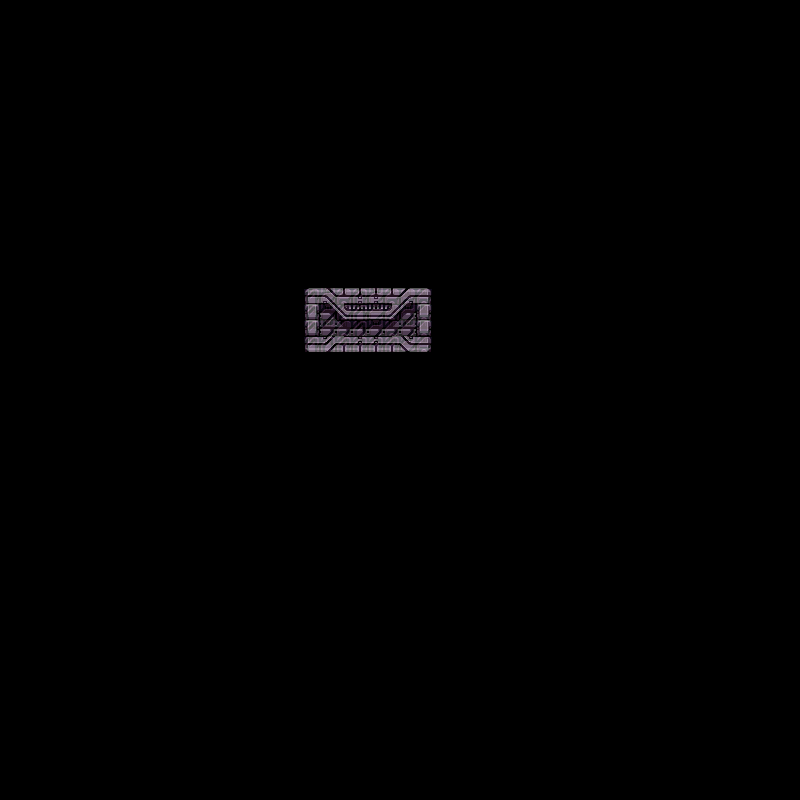

This is a level from a 2D game, rendered from its Tiled map with the project's own tilesets. A one-line summary and the map file follow, with tile-layer data summarised:
An orthogonal 50x50 tile map with 16x16 px tiles, 3 tile layers (Tile Layer 1, Tile Layer 2, Tile Layer 3).

<map version="1.0" tiledversion="2017.09.27" orientation="orthogonal" renderorder="right-down" width="50" height="50" tilewidth="16" tileheight="16" infinite="0" nextobjectid="1">
 <tileset firstgid="1" source="Sci-Fi16PX_Shadows.tsx" />
 <layer name="Tile Layer 1" width="50" height="50">
  <data>[2500 cells, 32 non-empty, 24 distinct tile ids]</data>
 </layer>
 <layer name="Tile Layer 2" width="50" height="50" opacity="0.36">
  <data>[2500 cells, 32 non-empty, 3 distinct tile ids]</data>
 </layer>
 <layer name="Tile Layer 3" width="50" height="50" opacity="0.29">
  <data>[2500 cells, 32 non-empty, 3 distinct tile ids]</data>
 </layer>
</map>
